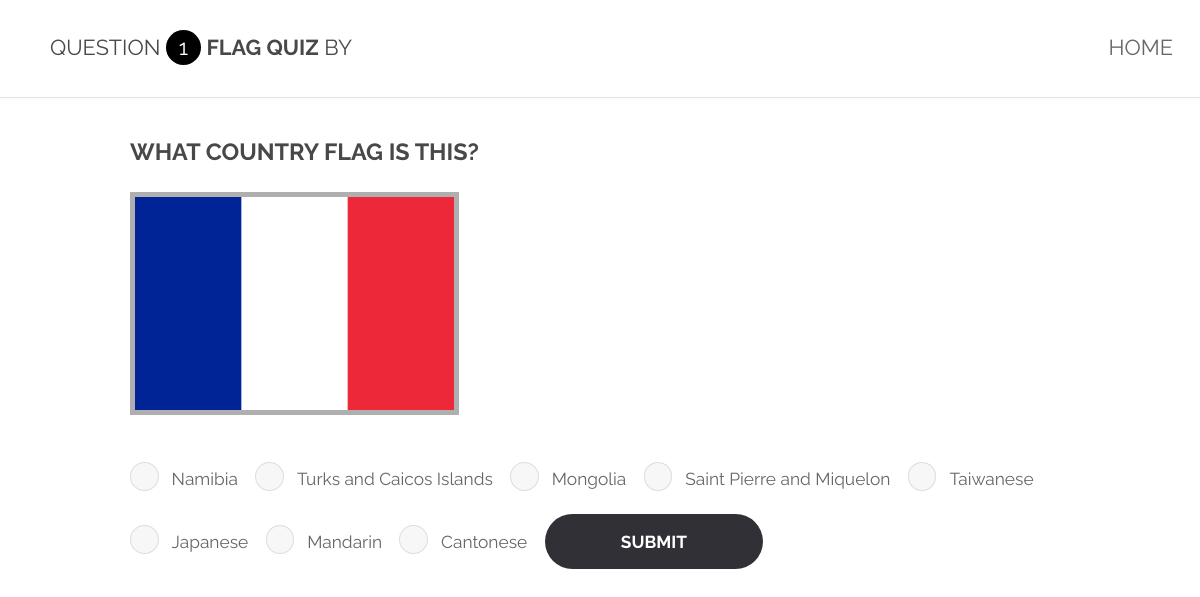
The app's page /Flag (signed in), older data.
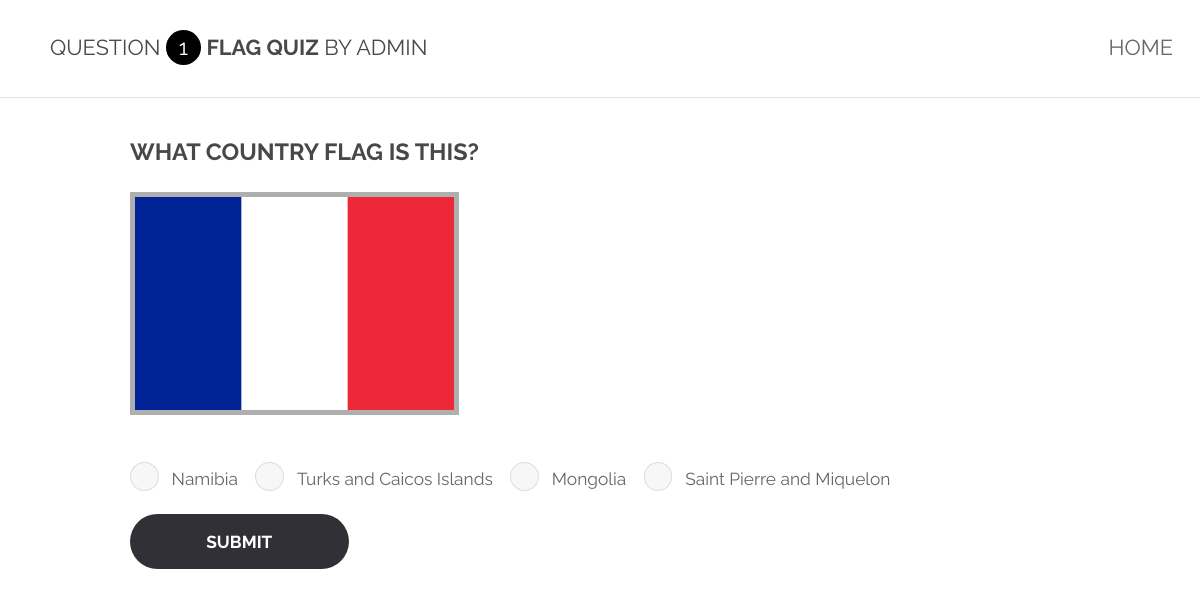
The same page, newer data.
### app/models.py (models this page shows, shortened)
class Question(db.Model):
	__tablename__ = 'question'
	id = db.Column(db.Integer,primary_key=True)
	quiz_id = db.Column(db.Integer, ForeignKey('quiz.id'))
	question_number = db.Column(db.Integer)
	question_choices = db.relationship('QuestionChoice', backref='question', lazy='dynamic')
	question_contents = db.relationship('QuestionContent', backref='question', lazy='dynamic')
	user_answers = db.relationship('UserAnswer', back_populates="answered_questions")

class Quiz(db.Model):
	__tablename__ = 'quiz'
	id = db.Column(db.Integer,primary_key=True)
	quizname = db.Column(db.String(80), index=True)
	creator_id = db.Column(db.Integer, ForeignKey('user.id'))
	creator = relationship('User', back_populates="quizzes")
	style = db.Column(db.Integer, ForeignKey('quizStyle.id'))
	quizStyle = relationship('QuizStyle', back_populates="quizzes")
	questions = db.relationship('Question', backref='quiz', lazy='dynamic')

class QuestionContent(db.Model):
	__tablename__ = 'questionContent'
	id = db.Column(db.Integer,primary_key=True)
	question_id = db.Column(db.Integer, ForeignKey('question.id'))
	text_content = db.Column(db.String(80))
	img_content = db.Column(db.String(80))

class QuestionChoice(db.Model):
	__tablename__ = 'questionChoice'
	id = db.Column(db.Integer,primary_key=True)
	question_id = db.Column(db.Integer, ForeignKey('question.id'))
	choice_number = db.Column(db.Integer)
	choice_content = db.Column(db.String(80))
	choice_correct = db.Column(db.Boolean)

class User(UserMixin, db.Model):
	__tablename__ = "user"
	id = db.Column(db.Integer, primary_key=True)
	username = db.Column(db.String(64), index=True, unique=True)
	email = db.Column(db.String(120), index=True, unique=True)
	admin = db.Column(db.Boolean, default=False, nullable=False)
	password_hash = db.Column(db.String(128))
	userAnswers = db.relationship('UserAnswer', backref='user', lazy="dynamic")
	quizzes = db.relationship('Quiz', back_populates="creator")
	def get_last_answer(self, quiz):
		lastanswer = None
		for question in quiz.questions:
			for answer in question.user_answers:
				if answer.user_id==current_user.id:
					if lastanswer == None:
						lastanswer=answer
					elif lastanswer.id<answer.id:
						lastanswer = answer
		return lastanswer

### app/routes.py (the view)
@app.route('/Flag', methods=['GET', 'POST'])
def flag():
	quiz = Quiz.query.filter_by(quizname="Flag Quiz").first()
	quizStyle = quiz.quizStyle.template_file
	question=quiz.questions.filter_by(question_number=1).first()
	last_answered_question = current_user.get_last_answer(quiz = quiz)
	if last_answered_question != None:
		print(last_answered_question)
		question = quiz.get_next_question(question = last_answered_question)
	choices = []
	for choice in question.question_choices:
		choices.append((choice.choice_number,choice.choice_content))
	form = AnswerForm(choices,request.form)
	if form.is_submitted():
		answer = UserAnswer(user_id=current_user.id,question_id=question.id,choice_id=form.radioField.data)
		print("submitting: {}".format(answer))
		db.session.add(answer)
		db.session.commit()
	return render_template(quizStyle,quiz = quiz,question = question,form = form)

### app/forms.py
	class StaticForm(FlaskForm):
		pass

### app/forms.py (called while the page is built)
def AnswerForm(*args, **kwargs):
	class StaticForm(FlaskForm):
		pass
	StaticForm.submit = SubmitField('Submit')
	if args:
		StaticForm.radioField = RadioField('radioField', coerce=int, choices=args[0])
	return StaticForm()

### app/models.py (called while the page is built)
@login.user_loader
def load_user(id):
	return User.query.get(int(id))

### app/templates/quizStyle1.html (shortened to what this page needs)
{% extends "quizBase.html" %}
{% block head %}
	<link rel="stylesheet" type="text/css" href="{{ url_for('static',    filename='css/main.css') }}">
	<link rel="stylesheet" type="text/css" href="{{ url_for('static',    filename='css/quizStyle1.css') }}">
{% endblock %}
{% block body %}
	<div class="center">
		<header id="header">
			<div class="question">
				<div>Question</div>
				<div>
					<div class="qCircle">
						<span id="ajaxInput">{{question.question_number}}</span>
					</div>
				</div>
				<div><strong>{{quiz.quizname}}</strong> by {{quiz.creator.username}}</div>
			</div>
			<nav id="quiznav">
				<ul>
					<li><a href="{{ url_for('home') }}">Home</a></li>
				</ul>
			</nav>
		</header>
		<section id="quiz" class="wrapper">
			<div class="container">
				<header>
					<h3>{{question.question_contents.first().text_content}}</h3>
				</header>
				<div class="box alt">
					<div class="row 50% uniform">
						<div class="svgContainer"><img id="flag" src="{{ url_for('static',    filename='images/'+question.question_contents.first().img_content) }}" alt=""/></div>
					</div>
				</div>
				<form action="/Flag" method="post" class="answer">
					{% for subfield in form.radioField %}
    <tr>
        <td>{{ subfield.label }}</td>
    </tr>
{% endfor %}
					<div class="button">
						{{form.submit()}}
					</div>
				</form>
			</div>
		</section>
	</div>
{% endblock %}

### app/templates/quizBase.html (shortened to what this page needs)
<!DOCTYPE HTML>
<html>
	<head>
        {% block head %}{% endblock %}
	</head>
	<body>
        {% block body %}
        {% endblock %}
	</body>
</html>

### app/static/css/quizStyle1.css (style rules this page uses)
body { position:fixed; top:0; right:0; bottom:0; left:0; }
div.question * { display:inline-block; }
div.question { margin-left:50px; }
.qCircle { transform:translateY(10px); height:35px; width:35px; position:relative; border-radius:50%; background-color:black; }
div.qCircle span { position:absolute; transform:translateY(-30px); width:inherit; height:inherit; text-align:center; vertical-align:middle; color:white; }
section#quiz { padding-top:20px; }
div.svgContainer { width:35%; }
div.svgContainer img { width:100%; border: 5px solid #00000050; }

Row changes from the older to the newer data that the page shows:
no longer on this page (row edited): QuestionChoice: label "Taiwanese"
no longer on this page (row edited): QuestionChoice: label "Japanese"
no longer on this page (row edited): QuestionChoice: label "Mandarin"
no longer on this page (row edited): QuestionChoice: label "Cantonese"
added User: creator.username "ADMIN"
